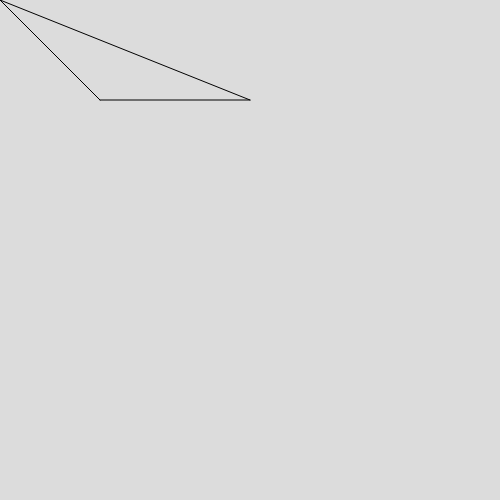
Frame 1 (no input)
Frame 60 (no input): identical to frame 1, image omitted
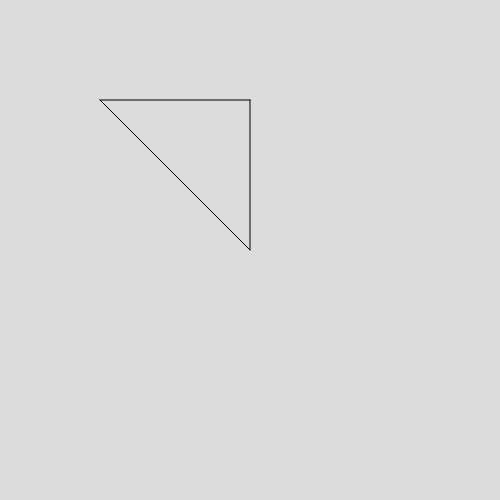
Frame 120 (the mouse pressed at the canvas centre since frame 60)

The p5.js sketch that drew these frames (run headless with seeded random() and noise() and a simulated clock; from frame 60 on, the mouse is pressed at the canvas centre):

// p5.js sketch
// ── sketch.js
function setup() {
  createCanvas(500, 500);
}

function draw() {
  background(220);
  line(100, 100, 250, 100);
  line(250, 100, mouseX, mouseY);
  line(100, 100, mouseX, mouseY);
}
